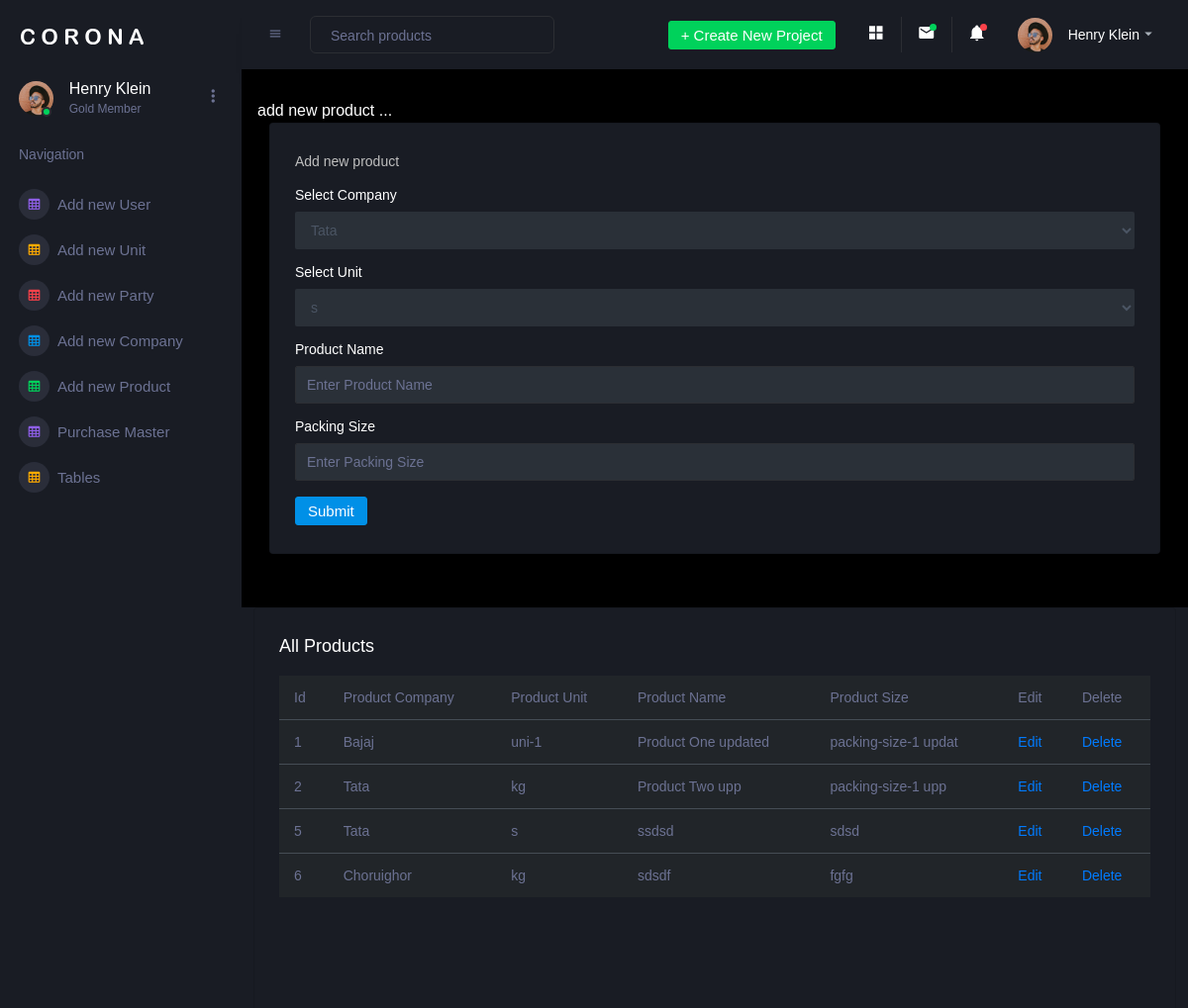
Page /admin/add_products.php on the earlier database version.
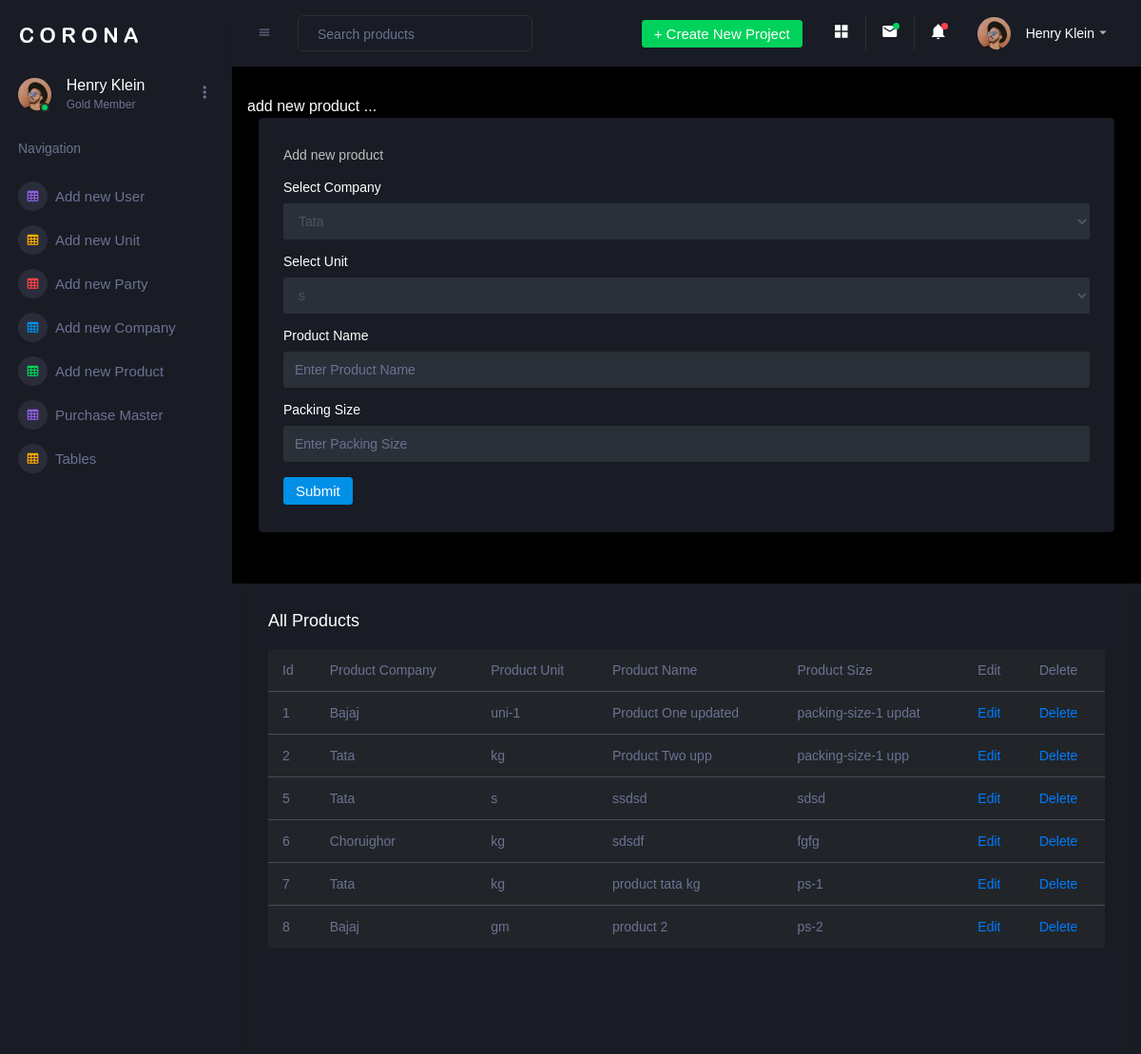
Same page on the later database version.
### tables this page shows
CREATE TABLE `products` (
  `id` int(5) NOT NULL,
  `company_name` varchar(100) NOT NULL,
  `product_name` varchar(100) NOT NULL,
  `unit` varchar(50) NOT NULL,
  `packing_size` varchar(20) NOT NULL
);

### admin/add_products.php (the view, shortened to what this page needs)
<?php
include "header.php";
include "../user/connection.php";
?>
<div class="main-panel">
    <div class="content-wrapper">
        <div class="row">
            add new product ...
            <div class="col-12 grid-margin stretch-card">
                <div class="card">
                    <div class="card-body">
                        <p class="card-description"> Add new product </p>
                        <form class="forms-sample" action="" method="post" name="form1">
                            <div class="form-group">
                              <label> Select Company </label>
                                <select class="form-control" name="company_name">
                                    <?php
                                       $res = mysqli_query($link,"select * from company_name");
                                       while($row=mysqli_fetch_assoc($res)){ ?>
                                           <option> <?php echo $row['company_name'] ;?> </option>
                                        <?php    }  ?>
                                </select>
                            </div>
                            <div class="form-group">
                                <label> Select Unit </label>
                                <select class="form-control" name="unit">
                                    <?php
                                    $res = mysqli_query($link,"select * from unit");
                                    while($row=mysqli_fetch_assoc($res)){ ?>
                                        <option> <?php echo $row['unit'] ;?> </option>
                                    <?php    }  ?>
                                </select>
                            </div>
                            <div class="form-group">
                                <label> Product Name</label>
                                <input type="text" class="form-control" name="product_name" placeholder="Enter Product Name">
                            </div>
                            <div class="form-group">
                                <label> Packing Size </label>
                                <input type="text" class="form-control" name="packing_size" placeholder="Enter Packing Size">
                            </div>
                            <button type="submit" class="btn btn-primary mr-2" name="submit1">Submit</button>
                        </form>
                    </div>
                </div>
            </div>
        </div>
    </div>
    <div class="col-lg-12 grid-margin stretch-card">
        <div class="card">
            <div class="card-body">
                <h4 class="card-title">All Products </h4>
                <div class="table-responsive">
                    <table class="table table-dark">
                        <thead>
                        <tr>
                            <th> Id </th>
                            <th> Product Company </th>
                            <th> Product Unit </th>
                            <th> Product Name </th>
                            <th> Product Size </th>
                            <th> Edit </th>
                            <th> Delete </th>
                        </tr>
                        </thead>
                        <tbody>
                        <?php
                        $res=mysqli_query($link,"select * from products");
                        while($row=mysqli_fetch_assoc($res)){ ?>
                            <tr>
                                <td> <?= $row['id'];?> </td>
                                <td> <?= $row['company_name'];?> </td>
                                <td> <?= $row['unit'];?> </td>
                                <td> <?= $row['product_name'];?> </td>
                                <td> <?= $row['packing_size'];?> </td>
                                <td> <a href="edit_product.php?id=<?php echo $row['id'];?>"> Edit </a></td>
                                <td> <a href="delete_product.php?id=<?php echo $row['id'];?>"> Delete </a></td>
                            </tr>
                        <?php }  ?>
                        </tbody>
                    </table>
                </div>
            </div>
        </div>
    </div>
</div>

### admin/header.php (shortened to what this page needs)
<!DOCTYPE html>
<html lang="en">
<head>
    <link rel="stylesheet" href="assets/vendors/mdi/css/materialdesignicons.min.css">
    <link rel="stylesheet" href="assets/vendors/css/vendor.bundle.base.css">
    <link rel="stylesheet" href="assets/vendors/jvectormap/jquery-jvectormap.css">
    <link rel="stylesheet" href="assets/vendors/flag-icon-css/css/flag-icon.min.css">
    <link rel="stylesheet" href="assets/vendors/owl-carousel-2/owl.carousel.min.css">
    <link rel="stylesheet" href="assets/vendors/owl-carousel-2/owl.theme.default.min.css">
    <link rel="stylesheet" href="assets/css/style.css">
</head>
<body>
<div class="container-scroller">
    <nav class="sidebar sidebar-offcanvas" id="sidebar">
        <div class="sidebar-brand-wrapper d-none d-lg-flex align-items-center justify-content-center fixed-top">
            <a class="sidebar-brand brand-logo" href="index.html"><img src="assets/images/logo.svg" alt="logo" /></a>
        </div>
        <ul class="nav">
            <li class="nav-item profile">
                <div class="profile-desc">
                    <div class="profile-pic">
                        <div class="count-indicator">
                            <img class="img-xs rounded-circle " src="assets/images/faces/face15.jpg" alt="">
                            <span class="count bg-success"></span>
                        </div>
                        <div class="profile-name">
                            <h5 class="mb-0 font-weight-normal">Henry Klein</h5>
                            <span>Gold Member</span>
                        </div>
                    </div>
                    <a href="#" id="profile-dropdown" data-toggle="dropdown"><i class="mdi mdi-dots-vertical"></i></a>
                </div>
            </li>
            <li class="nav-item nav-category">
                <span class="nav-link">Navigation</span>
            </li>
            <li class="nav-item menu-items">
                <a class="nav-link" href="add_new_user.php">
              <span class="menu-icon">
                <i class="mdi mdi-table-large"></i>
              </span>
                    <span class="menu-title">Add new User </span>
                </a>
            </li>
            <li class="nav-item menu-items">
                <a class="nav-link" href="add_new_unit.php">
              <span class="menu-icon">
                <i class="mdi mdi-table-large"></i>
              </span>
                    <span class="menu-title">Add new Unit </span>
                </a>
            </li>
            <li class="nav-item menu-items">
                <a class="nav-link" href="add_new_party.php">
              <span class="menu-icon">
                <i class="mdi mdi-table-large"></i>
              </span>
                    <span class="menu-title">Add new Party </span>
                </a>
            </li>
            <li class="nav-item menu-items">
                <a class="nav-link" href="add_company.php">
              <span class="menu-icon">
                <i class="mdi mdi-table-large"></i>
              </span>
                    <span class="menu-title">Add new Company </span>
                </a>
            </li>
            <li class="nav-item menu-items">
                <a class="nav-link" href="add_products.php">
              <span class="menu-icon">
                <i class="mdi mdi-table-large"></i>
              </span>
                    <span class="menu-title">Add new Product </span>
                </a>
            </li>
            <li class="nav-item menu-items">
                <a class="nav-link" href="purchase_master.php">
              <span class="menu-icon">
                <i class="mdi mdi-table-large"></i>
              </span>
                    <span class="menu-title"> Purchase Master </span>
                </a>
            </li>
            <li class="nav-item menu-items">
                <a class="nav-link" href="pages/tables/basic-table.html">
              <span class="menu-icon">
                <i class="mdi mdi-table-large"></i>
              </span>
                    <span class="menu-title">Tables</span>
                </a>
            </li>
        </ul>
    </nav>
    <div class="container-fluid page-body-wrapper">
        <nav class="navbar p-0 fixed-top d-flex flex-row">
            <div class="navbar-menu-wrapper flex-grow d-flex align-items-stretch">
                <button class="navbar-toggler navbar-toggler align-self-center" type="button" data-toggle="minimize">
                    <span class="mdi mdi-menu"></span>
                </button>
                <ul class="navbar-nav w-100">
                    <li class="nav-item w-100">
                        <form class="nav-link mt-2 mt-md-0 d-none d-lg-flex search">
                            <input type="text" class="form-control" placeholder="Search products">
                        </form>
                    </li>
                </ul>
                <ul class="navbar-nav navbar-nav-right">
                    <li class="nav-item dropdown d-none d-lg-block">
                        <a class="nav-link btn btn-success create-new-button" id="createbuttonDropdown" data-toggle="dropdown" aria-expanded="false" href="#">+ Create New Project</a>
                    </li>
                    <li class="nav-item nav-settings d-none d-lg-block">
                        <a class="nav-link" href="#">
                            <i class="mdi mdi-view-grid"></i>
                        </a>
                    </li>
                    <li class="nav-item dropdown border-left">
                        <a class="nav-link count-indicator dropdown-toggle" id="messageDropdown" href="#" data-toggle="dropdown" aria-expanded="false">
                            <i class="mdi mdi-email"></i>
                            <span class="count bg-success"></span>
                        </a>
                    </li>
                    <li class="nav-item dropdown border-left">
                        <a class="nav-link count-indicator dropdown-toggle" id="notificationDropdown" href="#" data-toggle="dropdown">
                            <i class="mdi mdi-bell"></i>
                            <span class="count bg-danger"></span>
                        </a>
                    </li>
                    <li class="nav-item dropdown">
                        <a class="nav-link" id="profileDropdown" href="#" data-toggle="dropdown">
                            <div class="navbar-profile">
                                <img class="img-xs rounded-circle" src="assets/images/faces/face15.jpg" alt="">
                                <p class="mb-0 d-none d-sm-block navbar-profile-name">Henry Klein</p>
                                <i class="mdi mdi-menu-down d-none d-sm-block"></i>
                            </div>
                        </a>
                    </li>
                </ul>
            </div>
        </nav>

Differences in the rows shown:
added products: id "7", company_name "Tata", unit "kg", product_name "product tata kg", packing_size "ps-1"
added products: id "8", company_name "Bajaj", unit "gm", product_name "product 2", packing_size "ps-2"
